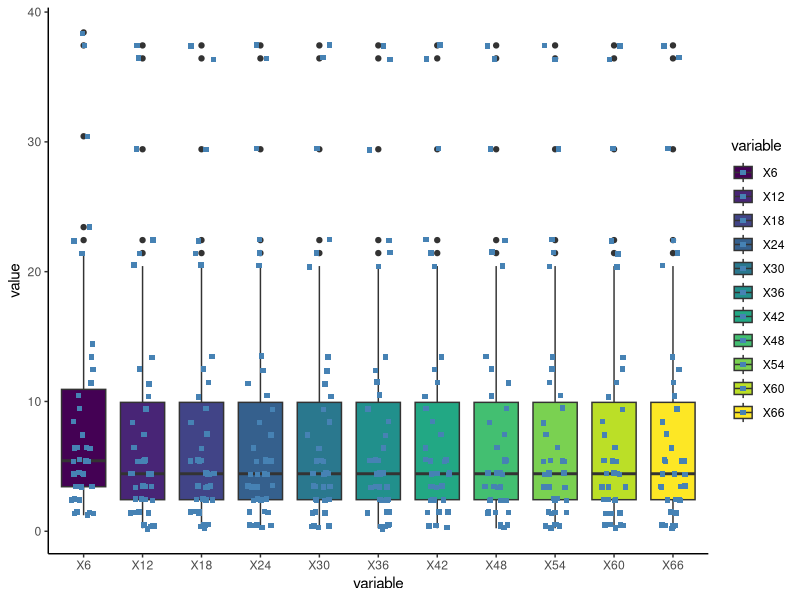
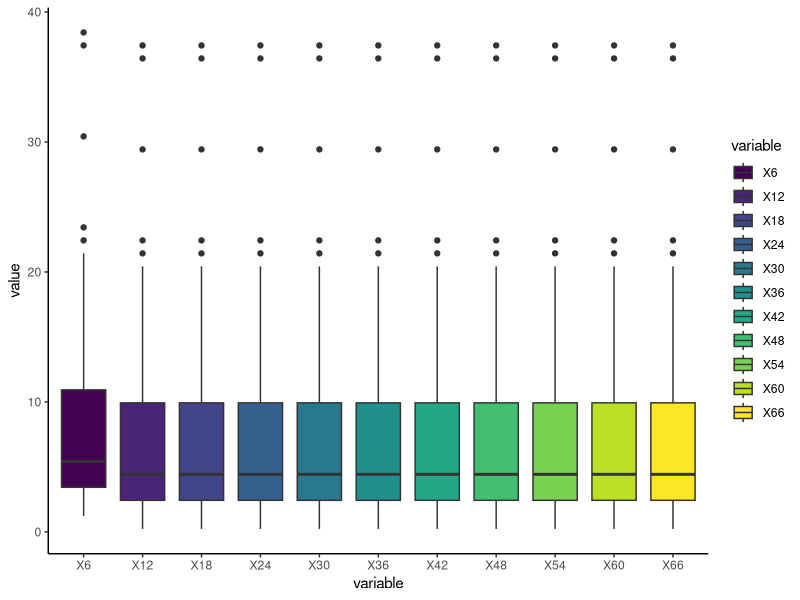

These charts were generated, in order, by the following R code:
## ---- chunk 1
library(dplyr)
library(ggplot2)
library(reshape2)
## ---- chunk 2
#Change test.csv to the correct filepath and sep to the delimiter used in your data (\t=tab)
brain_df <- read.csv("test.csv", sep = "\t")
melt_brain <- melt(brain_df, id.vars = "patientID") # Change patientID to the name of the ID column in your data
# Check that variable column has the groupings and value the summarized values
glimpse(melt_brain)
## ---- chunk 3
colnames(melt_brain) <- c("patientID", "variable", "value") # change these to resemble the correct order of your data e.g. if column 1 has measurement values, column 2 IDs anf column 3 group names then this would be c("value", "patientID", "variable")
## ---- chunk 4
df_ordered_brain <- melt_brain %>%
mutate(variable = factor(variable, ordered = TRUE))
glimpse(df_ordered_brain)
## ---- chunk 5
df_ordered_brain %>%
	group_by(variable) %>%
	summarise(
		count_poison = n(),
		mean_value = mean(value, na.rm = TRUE),
		sd_value = sd(value, na.rm = TRUE)
	)

## ---- chunk 6
ggplot(df_ordered_brain, aes(x = variable, y = value, fill = variable)) +
    geom_boxplot() +
    geom_jitter(shape = 15,
        color = "steelblue",
        position = position_jitter(0.21)) +
    theme_classic()
## ---- chunk 7
ggplot(df_ordered_brain, aes(x = variable, y = value, fill = variable)) +
    geom_boxplot() +
    theme_classic()
## ---- chunk 8
anova_one_way <- aov(value~variable, data = df_ordered_brain)
summary(anova_one_way)
## ---- chunk 9
TukeyHSD(anova_one_way)
